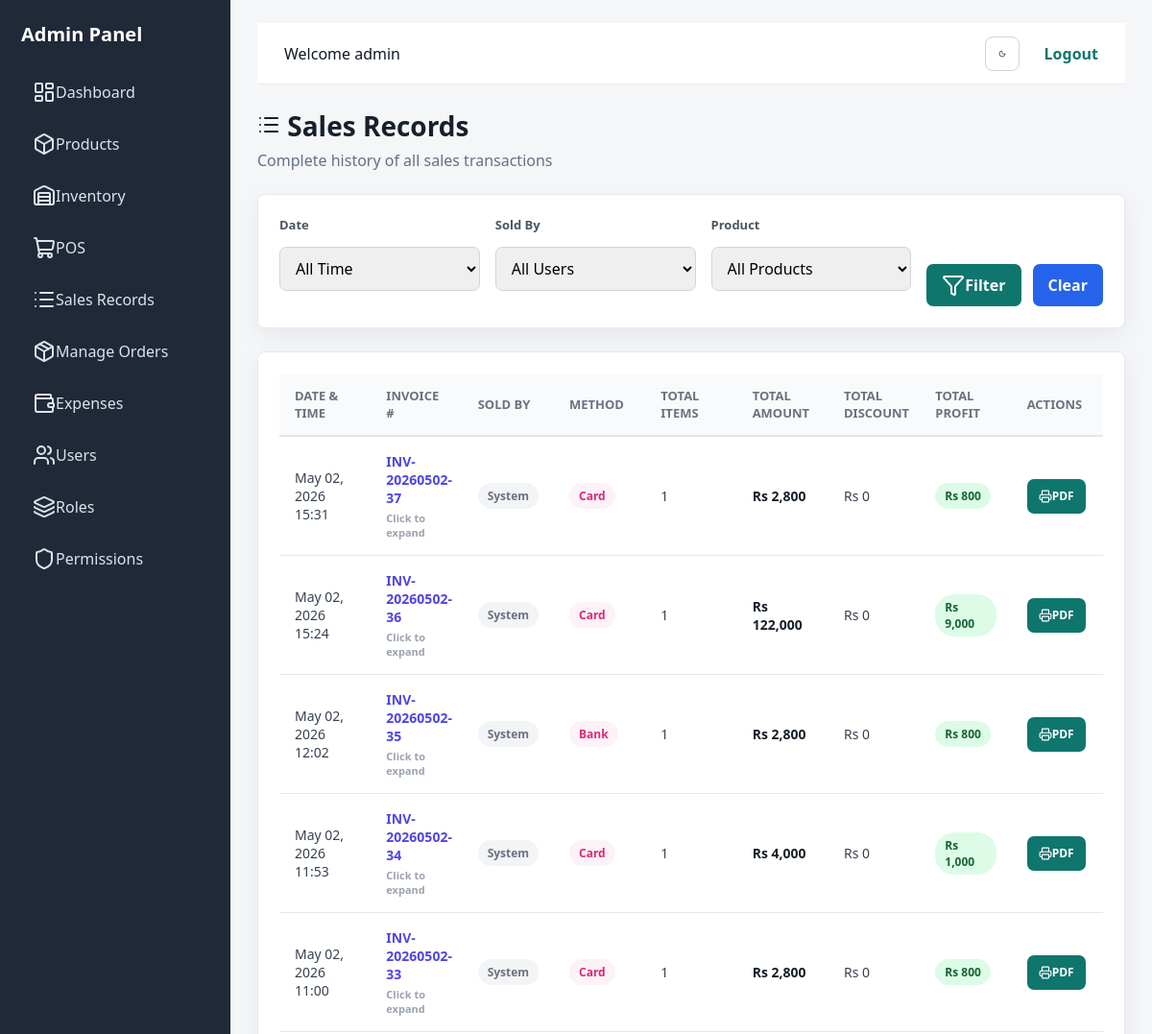
The page /sales/records/ (signed in, upper part) on the database as committed earlier.
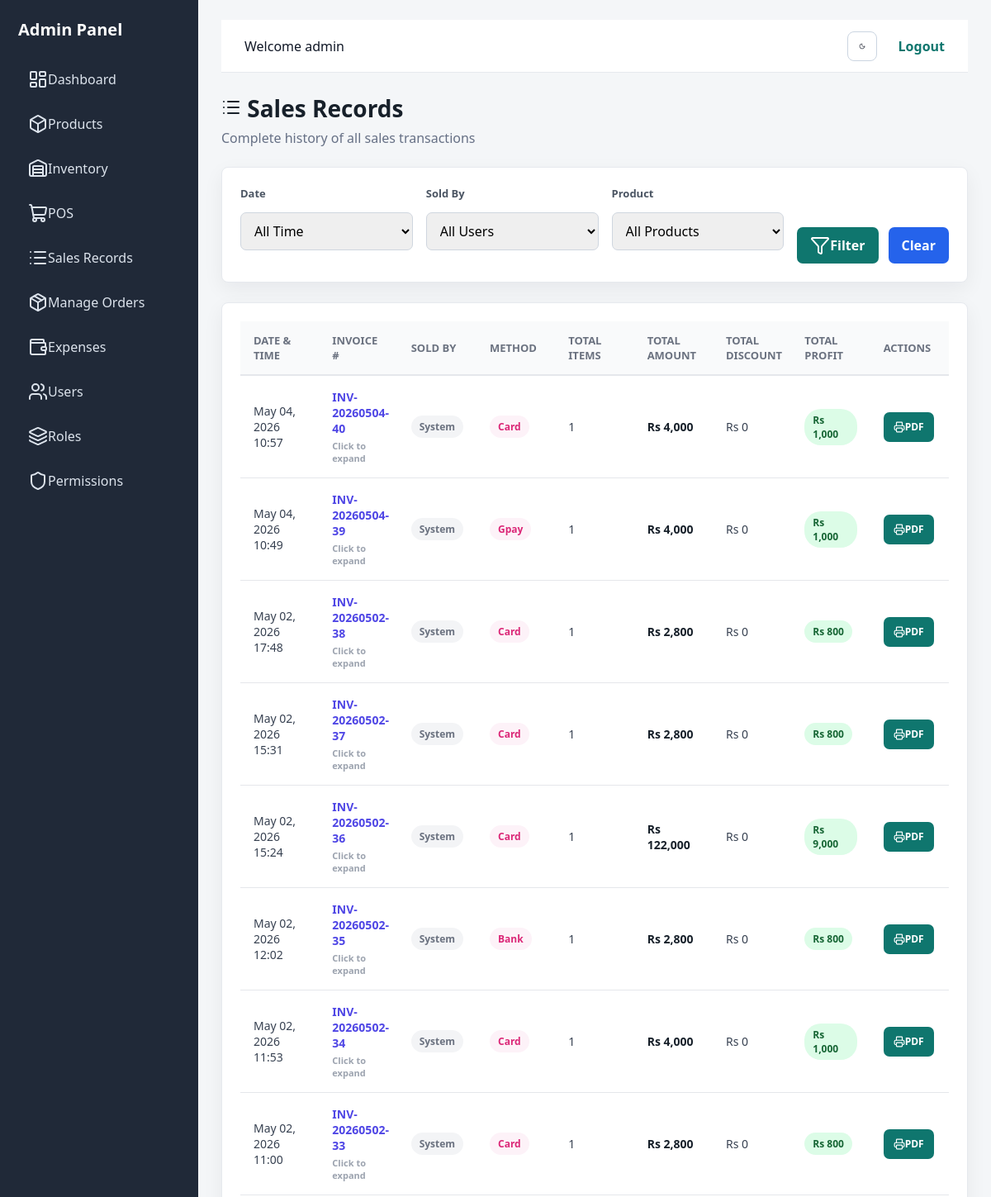
The same page on the database as committed later.
### accounts/models.py (models this page shows, shortened)
class Invoice(models.Model):
    invoice_number = models.CharField(max_length=50, unique=True, blank=True, null=True)
    created_at = models.DateTimeField(auto_now_add=True)
    created_by = models.ForeignKey(User, on_delete=models.SET_NULL, null=True)
    total_amount = models.DecimalField(max_digits=12, decimal_places=2, default=0)
    total_discount = models.DecimalField(max_digits=12, decimal_places=2, default=0)
    total_profit = models.DecimalField(max_digits=12, decimal_places=2, default=0)
    payment_method = models.CharField(max_length=50, default='Cash')

### accounts/views.py (the view)
# urls.py: path('sales/records/', views.sales_records, name='sales_records'),
@login_required
@permission_required('accounts.view_sales', raise_exception=True)
def sales_records(request):
    User = get_user_model()
    invoices = Invoice.objects.select_related('created_by').prefetch_related('items__product').order_by('-created_at')
    date_filter = request.GET.get('date', '')
    user_filter = request.GET.get('user', '')
    product_filter = request.GET.get('product', '')
    if date_filter == 'today':
        invoices = invoices.filter(created_at__date=timezone.localdate())
    elif date_filter == 'week':
        today = timezone.localdate()
        start_of_week = today - timedelta(days=today.weekday())
        invoices = invoices.filter(created_at__date__gte=start_of_week)
    if user_filter:
        invoices = invoices.filter(created_by_id=user_filter)
    if product_filter:
        invoices = invoices.filter(items__product_id=product_filter).distinct()
    users = User.objects.filter(invoice__isnull=False).distinct().order_by('username')
    products = Product.objects.filter(sale__isnull=False).distinct().order_by('name')
    context = {
        'invoices': invoices,
        'users': users,
        'products': products,
        'selected_date': date_filter,
        'selected_user': user_filter,
        'selected_product': product_filter,
    }
    return render(request, 'sales_records.html', base_context(request, context))

### accounts/models.py (called while the page is built)
    @property
    def total_price(self):
        return (self.quantity * self.selling_price) - self.discount

### accounts/views.py (called while the page is built)
def is_admin(user):
    return user.is_authenticated and (user.is_superuser or has_role(user, ROLE_ADMIN))

def base_context(request, extra=None):
    context = {
        'can_manage_users': is_admin(request.user),
    }
    if extra:
        context.update(extra)
    return context

### accounts/templates/sales_records.html (shortened to what the changed rows need)
{% extends 'base.html' %}
{% load humanize %}
{% block content %}
<section class="page-header">
    <div>
        <h1><i data-lucide="list"></i> Sales Records</h1>
    </div>
</section>
<div class="panel" style="overflow-x: auto;">
    <table class="data-table">
        <thead>
            <tr>
                <th>Date & Time</th>
                <th>Invoice #</th>
                <th>Sold By</th>
                <th>Method</th>
                <th>Total Items</th>
                <th>Total Amount</th>
                <th>Total Discount</th>
                <th>Total Profit</th>
                <th>Actions</th>
            </tr>
        </thead>
        <tbody>
            {% for invoice in invoices %}
            <tr class="invoice-row" onclick="toggleDetails({{ invoice.id }})" style="cursor: pointer;">
                <td>{{ invoice.created_at|date:"M d, Y H:i" }}</td>
                <td style="font-weight: 600; color: #4f46e5;">
                    {{ invoice.invoice_number }}
                    <div style="font-size: 11px; color: #9ca3af; margin-top: 4px;">Click to expand</div>
                </td>
                <td>
                    {% if invoice.created_by %}
                        <span class="badge" style="background: #eef2ff; color: #4f46e5;">{{ invoice.created_by.username }}</span>
                    {% else %}
                        <span class="badge" style="background: #f3f4f6; color: #6b7280;">System</span>
                    {% endif %}
                </td>
                <td>
                    <span class="badge" style="background: #fdf2f8; color: #db2777; font-weight: 600;">
                        {{ invoice.payment_method }}
                    </span>
                </td>
                <td>{{ invoice.items.count }}</td>
                <td style="font-weight: 600; color: #17202a;">Rs {{ invoice.total_amount|floatformat:0|intcomma }}</td>
                <td>Rs {{ invoice.total_discount|floatformat:0|intcomma }}</td>
                <td>
                    {% if invoice.total_profit > 0 %}
                        <span class="badge success">Rs {{ invoice.total_profit|floatformat:0|intcomma }}</span>
                    {% elif invoice.total_profit == 0 %}
                        <span class="badge warning">Rs {{ invoice.total_profit|floatformat:0|intcomma }}</span>
                    {% else %}
                        <span class="badge danger">Rs {{ invoice.total_profit|floatformat:0|intcomma }}</span>
                    {% endif %}
                </td>
                <td>
                    <a href="{% url 'invoice' invoice.id %}" target="_blank" class="button primary" style="padding: 6px 12px; font-size: 12px;" onclick="event.stopPropagation();">
                        <i data-lucide="printer" style="width: 14px; height: 14px;"></i> PDF
                    </a>
                </td>
            </tr>
            {% empty %}
            <tr>
                <td colspan="9" style="text-align: center; padding: 32px; color: #6b7280;">
                    No sales records found.
                </td>
            </tr>
            {% endfor %}
        </tbody>
    </table>
</div>
{% endblock %}

Rows that differ between the two databases and show on the page:
added Invoice: created_at "May 04, 2026 10:57", invoice_number "INV-20260504-40", shows "System", payment_method "Card", items.count "1", total_amount "4,000", total_discount "0", total_profit "1,000"
added Invoice: created_at "May 04, 2026 10:49", invoice_number "INV-20260504-39", shows "System", payment_method "Gpay", items.count "1", total_amount "4,000", total_discount "0", total_profit "1,000"
added Invoice: created_at "May 02, 2026 17:48", invoice_number "INV-20260502-38", shows "System", payment_method "Card", items.count "1", total_amount "2,800", total_discount "0", total_profit "800"
